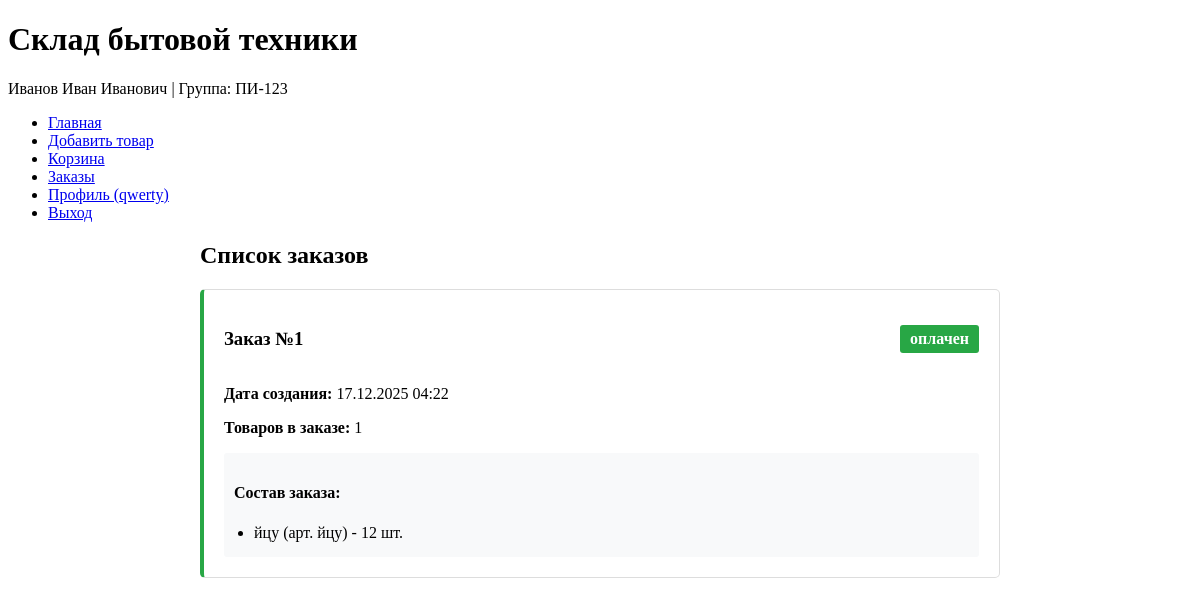
Before: /orders (signed in) with the older database file.
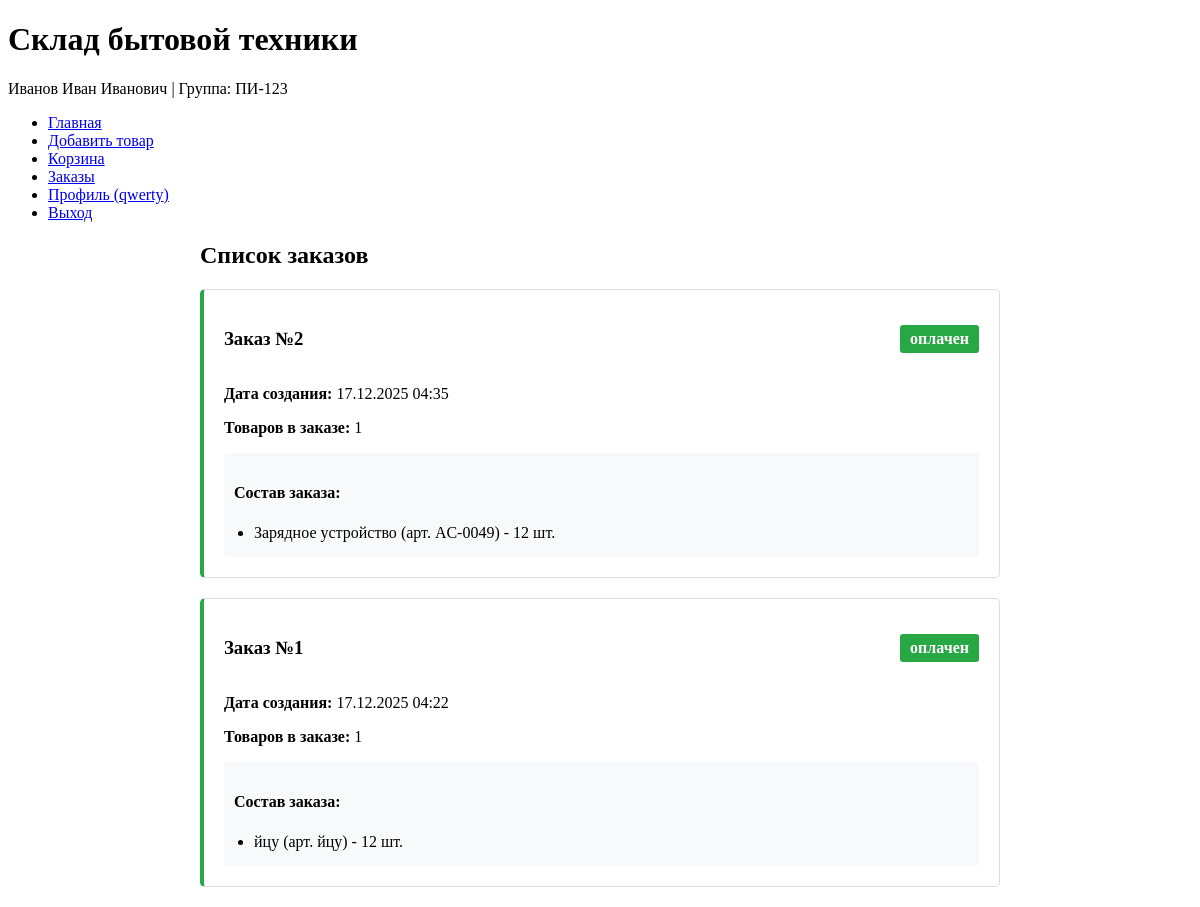
After: the same page with the newer database file.
### models/models.py (models this page shows, shortened)
class User(db.Model):
    id = db.Column(db.Integer, primary_key=True)
    username = db.Column(db.String(80), unique=True, nullable=False)
    password_hash = db.Column(db.String(120), nullable=False)
    role = db.Column(db.String(20), default='storekeeper')  # Для возможного расширения

class Order(db.Model):
    id = db.Column(db.Integer, primary_key=True)
    created_at = db.Column(db.DateTime, default=db.func.current_timestamp())
    status = db.Column(db.String(20), default='неоплачен')  # 'неоплачен' или 'оплачен'
    items = db.relationship('OrderItem', backref='order', lazy=True, cascade='all, delete-orphan')

class OrderItem(db.Model):
    id = db.Column(db.Integer, primary_key=True)
    order_id = db.Column(db.Integer, db.ForeignKey('order.id'), nullable=False)
    product_id = db.Column(db.Integer, db.ForeignKey('product.id'), nullable=False)
    quantity = db.Column(db.Integer, nullable=False)

class Product(db.Model):
    id = db.Column(db.Integer, primary_key=True)
    article = db.Column(db.String(50), unique=True, nullable=False)
    name = db.Column(db.String(200), nullable=False)
    quantity = db.Column(db.Integer, nullable=False, default=0)
    orders = db.relationship('OrderItem', backref='product', lazy=True)

### app.py (the view)
@app.route('/orders')
@login_required
def view_orders():
    page = request.args.get('page', 1, type=int)
    pagination = Order.query.order_by(Order.created_at.desc()).paginate(
        page=page, per_page=app.config['ITEMS_PER_PAGE'], error_out=False
    )
    orders = pagination.items
    return render_template('orders.html', orders=orders, pagination=pagination)

### app.py (called while the page is built)
def login_required(f):
    @wraps(f)
    def decorated_function(*args, **kwargs):
        if 'user_id' not in session:
            return redirect(url_for('login', next=request.url))
        return f(*args, **kwargs)
    return decorated_function

@app.context_processor
def inject_user_info():
    student_info = {
        'fio': 'Иванов Иван Иванович',
        'group': 'ПИ-123'
    }
    user_info = {}
    if 'user_id' in session:
        user = User.query.get(session['user_id'])
        if user:
            user_info = {
                'username': user.username,
                'role': user.role
            }
    return dict(student_info=student_info, user_info=user_info)

### templates/orders.html (shortened to what this page needs)
{% extends "base.html" %}
{% block content %}
<div class="orders-container">
    <h2>Список заказов</h2>
    {% if orders %}
    <div class="orders-list">
        {% for order in orders %}
        <div class="order-card {{ 'paid' if order.status == 'оплачен' else 'unpaid' }}">
            <div class="order-header">
                <h3>Заказ №{{ order.id }}</h3>
                <span class="order-status status-{{ order.status }}">
                    {{ order.status }}
                </span>
            </div>
            <div class="order-info">
                <p><strong>Дата создания:</strong> {{ order.created_at.strftime('%d.%m.%Y %H:%M') }}</p>
                <p><strong>Товаров в заказе:</strong> {{ order.items|length }}</p>
                <div class="order-items">
                    <h4>Состав заказа:</h4>
                    <ul>
                        {% for item in order.items %}
                        <li>{{ item.product.name }} (арт. {{ item.product.article }}) - {{ item.quantity }} шт.</li>
                        {% endfor %}
                    </ul>
                </div>
            </div>
        </div>
        {% endfor %}
    </div>
    {% else %}
    <div class="no-orders">
        <p>Заказов нет</p>
        <a href="{{ url_for('index') }}" class="btn">Вернуться к товарам</a>
    </div>
    {% endif %}
</div>
{% endblock %}

### templates/base.html (shortened to what this page needs)
<!DOCTYPE html>
<html lang="ru">
<head>
    <link rel="stylesheet" href="{{ url_for('static', filename='css/style.css') }}">
</head>
<body>
    <header>
        <div class="container">
            <h1>Склад бытовой техники</h1>
            <div class="student-info">
                <p>{{ student_info.fio }} | Группа: {{ student_info.group }}</p>
            </div>
        </div>
    </header>
    {% include 'layout/navbar.html' %}
    <main class="container">
        {% block content %}{% endblock %}
    </main>
</body>
</html>

### templates/layout/navbar.html (shortened to what this page needs)
<nav class="navbar">
    <div class="container">
        <ul class="nav-menu">
            {% if user_info %}
                <li><a href="{{ url_for('index') }}">Главная</a></li>
                <li><a href="{{ url_for('add_product') }}">Добавить товар</a></li>
                <li><a href="{{ url_for('view_cart') }}">Корзина
                </a></li>
                <li><a href="{{ url_for('view_orders') }}">Заказы</a></li>
                <li><a href="{{ url_for('profile') }}">Профиль ({{ user_info.username }})</a></li>
                <li><a href="{{ url_for('logout') }}">Выход</a></li>
            {% else %}
                <li><a href="{{ url_for('login') }}">Вход</a></li>
                <li><a href="{{ url_for('register') }}">Регистрация</a></li>
            {% endif %}
        </ul>
    </div>
</nav>

### static/css/style.css (style rules this page uses)
.orders-container { max-width: 800px; margin: 0 auto; }
.order-card { border: 1px solid #ddd; border-radius: 5px; padding: 20px; margin-bottom: 20px; background-color: #fff; }
.order-card.paid { border-left: 4px solid #28a745; }
.order-header { display: flex; justify-content: space-between; align-items: center; margin-bottom: 15px; }
.order-status { padding: 5px 10px; border-radius: 3px; font-weight: bold; }
.status-оплачен { background-color: #28a745; color: white; }
.order-items { margin-top: 10px; padding: 10px; background-color: #f8f9fa; border-radius: 3px; }
.order-items ul { margin: 5px 0; padding-left: 20px; }

Changed rows visible on the page:
added Order: id "2", status "оплачен", created_at "17.12.2025 04:35", items|length "1"
added OrderItem: product.name "Зарядное устройство", product.article "AC-0049", quantity "12", shown under "2"
